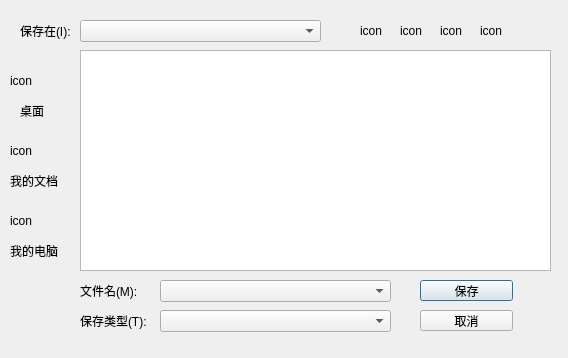
<?xml version="1.0" encoding="UTF-8"?>
<ui version="4.0">
 <class>Dialog</class>
 <widget class="QDialog" name="Dialog">
  <property name="geometry">
   <rect>
    <x>0</x>
    <y>0</y>
    <width>568</width>
    <height>358</height>
   </rect>
  </property>
  <property name="windowTitle">
   <string>Dialog</string>
  </property>
  <widget class="QLabel" name="label">
   <property name="geometry">
    <rect>
     <x>20</x>
     <y>20</y>
     <width>61</width>
     <height>21</height>
    </rect>
   </property>
   <property name="text">
    <string>保存在(I):</string>
   </property>
  </widget>
  <widget class="QLabel" name="icon01">
   <property name="geometry">
    <rect>
     <x>360</x>
     <y>20</y>
     <width>31</width>
     <height>21</height>
    </rect>
   </property>
   <property name="text">
    <string>icon</string>
   </property>
  </widget>
  <widget class="QLabel" name="icon02">
   <property name="geometry">
    <rect>
     <x>400</x>
     <y>20</y>
     <width>31</width>
     <height>21</height>
    </rect>
   </property>
   <property name="text">
    <string>icon</string>
   </property>
  </widget>
  <widget class="QLabel" name="icon03">
   <property name="geometry">
    <rect>
     <x>440</x>
     <y>20</y>
     <width>31</width>
     <height>21</height>
    </rect>
   </property>
   <property name="text">
    <string>icon</string>
   </property>
  </widget>
  <widget class="QLabel" name="icon04">
   <property name="geometry">
    <rect>
     <x>480</x>
     <y>20</y>
     <width>31</width>
     <height>21</height>
    </rect>
   </property>
   <property name="text">
    <string>icon</string>
   </property>
  </widget>
  <widget class="QLabel" name="desktop">
   <property name="geometry">
    <rect>
     <x>10</x>
     <y>60</y>
     <width>51</width>
     <height>41</height>
    </rect>
   </property>
   <property name="text">
    <string>icon</string>
   </property>
  </widget>
  <widget class="QLabel" name="label_8">
   <property name="geometry">
    <rect>
     <x>20</x>
     <y>100</y>
     <width>51</width>
     <height>21</height>
    </rect>
   </property>
   <property name="text">
    <string>桌面</string>
   </property>
  </widget>
  <widget class="QLabel" name="docs">
   <property name="geometry">
    <rect>
     <x>10</x>
     <y>130</y>
     <width>51</width>
     <height>41</height>
    </rect>
   </property>
   <property name="text">
    <string>icon</string>
   </property>
  </widget>
  <widget class="QLabel" name="label_10">
   <property name="geometry">
    <rect>
     <x>10</x>
     <y>170</y>
     <width>51</width>
     <height>21</height>
    </rect>
   </property>
   <property name="text">
    <string>我的文档</string>
   </property>
  </widget>
  <widget class="QLabel" name="computer">
   <property name="geometry">
    <rect>
     <x>10</x>
     <y>200</y>
     <width>51</width>
     <height>41</height>
    </rect>
   </property>
   <property name="text">
    <string>icon</string>
   </property>
  </widget>
  <widget class="QLabel" name="label_12">
   <property name="geometry">
    <rect>
     <x>10</x>
     <y>240</y>
     <width>51</width>
     <height>21</height>
    </rect>
   </property>
   <property name="text">
    <string>我的电脑</string>
   </property>
  </widget>
  <widget class="QLabel" name="label_2">
   <property name="geometry">
    <rect>
     <x>80</x>
     <y>280</y>
     <width>61</width>
     <height>21</height>
    </rect>
   </property>
   <property name="text">
    <string>文件名(M):</string>
   </property>
  </widget>
  <widget class="QComboBox" name="fileNameComboBox">
   <property name="geometry">
    <rect>
     <x>160</x>
     <y>280</y>
     <width>231</width>
     <height>22</height>
    </rect>
   </property>
  </widget>
  <widget class="QPushButton" name="pushButton">
   <property name="geometry">
    <rect>
     <x>420</x>
     <y>280</y>
     <width>93</width>
     <height>21</height>
    </rect>
   </property>
   <property name="text">
    <string>保存</string>
   </property>
  </widget>
  <widget class="QPushButton" name="pushButton_2">
   <property name="geometry">
    <rect>
     <x>420</x>
     <y>310</y>
     <width>93</width>
     <height>21</height>
    </rect>
   </property>
   <property name="text">
    <string>取消</string>
   </property>
  </widget>
  <widget class="QLabel" name="label_13">
   <property name="geometry">
    <rect>
     <x>80</x>
     <y>310</y>
     <width>81</width>
     <height>21</height>
    </rect>
   </property>
   <property name="text">
    <string>保存类型(T):</string>
   </property>
  </widget>
  <widget class="QComboBox" name="fileTypeComboBox">
   <property name="geometry">
    <rect>
     <x>160</x>
     <y>310</y>
     <width>231</width>
     <height>22</height>
    </rect>
   </property>
  </widget>
  <widget class="QTextEdit" name="textEdit">
   <property name="geometry">
    <rect>
     <x>80</x>
     <y>50</y>
     <width>471</width>
     <height>221</height>
    </rect>
   </property>
  </widget>
  <widget class="QComboBox" name="saveComboBox">
   <property name="geometry">
    <rect>
     <x>80</x>
     <y>20</y>
     <width>241</width>
     <height>22</height>
    </rect>
   </property>
  </widget>
 </widget>
 <layoutdefault spacing="6" margin="11"/>
 <resources/>
 <connections/>
</ui>
